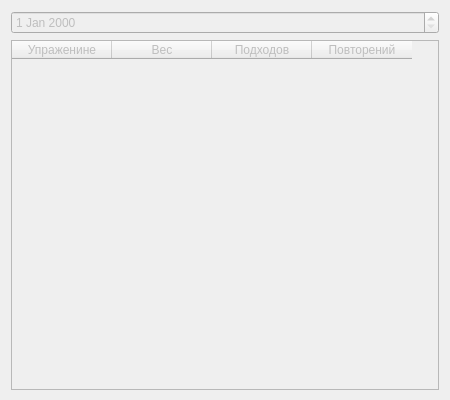
<?xml version="1.0" encoding="UTF-8"?>
<ui version="4.0">
 <class>ViewDayWidget</class>
 <widget class="QWidget" name="ViewDayWidget">
  <property name="geometry">
   <rect>
    <x>0</x>
    <y>0</y>
    <width>450</width>
    <height>400</height>
   </rect>
  </property>
  <property name="minimumSize">
   <size>
    <width>450</width>
    <height>400</height>
   </size>
  </property>
  <property name="maximumSize">
   <size>
    <width>450</width>
    <height>400</height>
   </size>
  </property>
  <property name="windowTitle">
   <string>Form</string>
  </property>
  <layout class="QGridLayout" name="gridLayout">
   <item row="0" column="0">
    <widget class="QDateEdit" name="dateEdit">
     <property name="enabled">
      <bool>false</bool>
     </property>
    </widget>
   </item>
   <item row="1" column="0">
    <widget class="QTableWidget" name="tableWidget">
     <property name="enabled">
      <bool>false</bool>
     </property>
     <property name="minimumSize">
      <size>
       <width>0</width>
       <height>350</height>
      </size>
     </property>
     <property name="maximumSize">
      <size>
       <width>16777215</width>
       <height>16777215</height>
      </size>
     </property>
     <column>
      <property name="text">
       <string>Упраженине</string>
      </property>
     </column>
     <column>
      <property name="text">
       <string>Вес</string>
      </property>
     </column>
     <column>
      <property name="text">
       <string>Подходов</string>
      </property>
     </column>
     <column>
      <property name="text">
       <string>Повторений</string>
      </property>
     </column>
    </widget>
   </item>
  </layout>
 </widget>
 <resources/>
 <connections/>
</ui>
